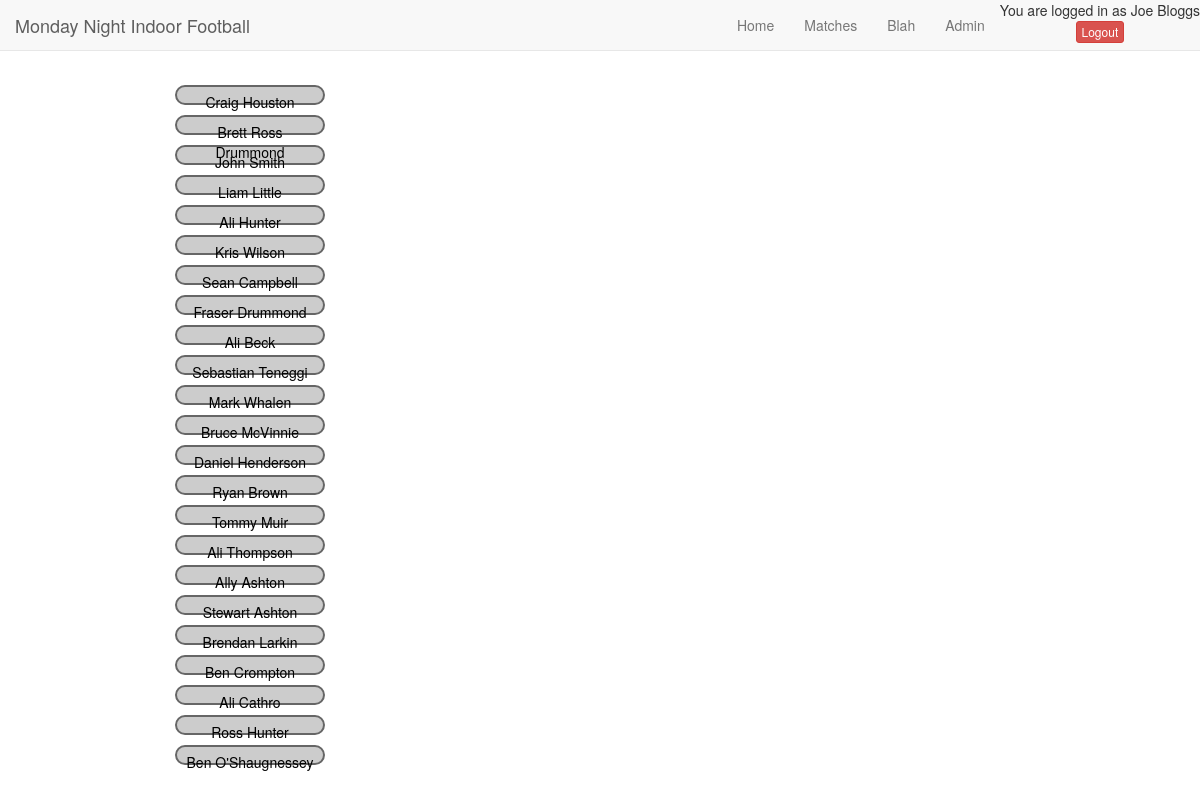
/players/ (signed in), run on the app's committed database.
### www/models.py (models this page shows, shortened)
class Player(models.Model):
    firstname = models.CharField(max_length=30)
    lastname = models.CharField(max_length=30)
    image = models.CharField(max_length=200, blank=True, null=True)

### www/views.py (the view)
# urls.py: url(r'^players/$', views.players, name='players'),
def players(request):
    players = Player.objects.all()
    return render(request, 'players.html', {'players':players})

### www/templates/players.html (shortened to what this page needs)
{% extends 'base.html' %}
{% block content %}
<div class="container text-center">
  <ul id="columns">
    {% for player in players %}
    <li class="column" draggable="true">
      <header>{{ player.firstname }} {{player.lastname}}
      </header>
    </li>
    {% endfor %}
  </ul>
</div>
{% endblock %}

### www/templates/base.html (shortened to what this page needs)
{% load staticfiles %}
<!DOCTYPE html>
  <html>
    <head>
      <link rel="stylesheet" href="{% static 'bootstrap/bootstrap-3.3.7-dist/css/bootstrap.min.css' %}" />
      <link rel="stylesheet" href="{% static 'font-awesome-4.7.0/css/font-awesome.css' %}">
      <link rel="stylesheet" href="{% static 'bootstrap-social.css' %}">
      <link rel="stylesheet" href="{% static 'js/jquery/jquery-ui-1.12.1.custom/jquery-ui.css' %}">
    </head>
    <body>
    <nav class="navbar navbar-default navbar-fixed-top">
      <div class="container-fluid">
        <div class="navbar-header">
          <a class="navbar-brand" href="{% url 'index' %}">
            Monday Night Indoor Football
          </a>
        </div>
        <div class="collapse navbar-collapse" id="myNavbar">
          <ul class="nav navbar-nav navbar-right">
            <li><a href="{% url 'index' %}">Home</a></li>
            <li><a href="{% url 'matches' %}">Matches</a></li>
            <li><a href="#blah">Blah</a></li>
            <li><a href="/admin/">Admin</a></li>
            <li>
              {% if user.is_authenticated %}
                <div id="user-info" class="text-center">
                  You are logged in as {{user.first_name}} {{user.last_name}}
                  <br>
                  <a href="{% url 'logout' %}"
                      class="btn btn-xs btn-danger">Logout
                  </a>
              {% else %}
                  <a href="/login/google-oauth2/"
                      class="btn btn-social btn-lg btn-google">
                    <span class="fa fa-google"></span> Sign in with Google
                  </a>
                </div>
              {% endif %}
            </li>
          </ul>
        </div>
      </div>
    </nav>
    {% block content %}
    {% endblock %}
  </body>
</html>

### www/templates/base.html (style rules this page uses)
.container { position: relative; padding: 80px 120px; }

### www/templates/players.html (style rules this page uses)
[draggable] { -moz-user-select: none; -khtml-user-select: none; -webkit-user-select: none; user-select: none; -khtml-user-drag: element; -webkit-user-drag: element; }
#columns { list-style-type: none; }
.column { width: 162px; padding-bottom: 5px; padding-top: 5px; text-align: center; cursor: move; }
.column header { height: 20px; width: 150px; color: black; background-color: #ccc; padding: 5px; border-bottom: 1px solid #ddd; border-radius: 10px; border: 2px solid #666666; }

### data on the page
Player: firstname "Craig", lastname "Houston"
Player: firstname "Brett", lastname "Ross…"
Player: firstname "John", lastname "Smith"
Player: firstname "Liam", lastname "Little"
Player: firstname "Ali", lastname "Hunter"
Player: firstname "Kris", lastname "Wilson"
Player: firstname "Sean", lastname "Campbell"
Player: firstname "Fraser", lastname "Drummond"
Player: firstname "Ali", lastname "Beck"
Player: firstname "Sebastian", lastname "Teneggi"
Player: firstname "Mark", lastname "Whalen"
Player: firstname "Bruce", lastname "McVinnie"
Player: firstname "Daniel", lastname "Henderson"
Player: firstname "Ryan", lastname "Brown"
Player: firstname "Tommy", lastname "Muir"
Player: firstname "Ali", lastname "Thompson"
Player: firstname "Ally", lastname "Ashton"
Player: firstname "Stewart", lastname "Ashton"
Player: firstname "Brendan", lastname "Larkin"
Player: firstname "Ben", lastname "Crompton"
Player: firstname "Ali", lastname "Cathro"
Player: firstname "Ross", lastname "Hunter"
Player: firstname "Ben", lastname "O'Shaugnessey"

### other printed values
{{ user.first_name }} "Joe"
{{ user.last_name }} "Bloggs"
